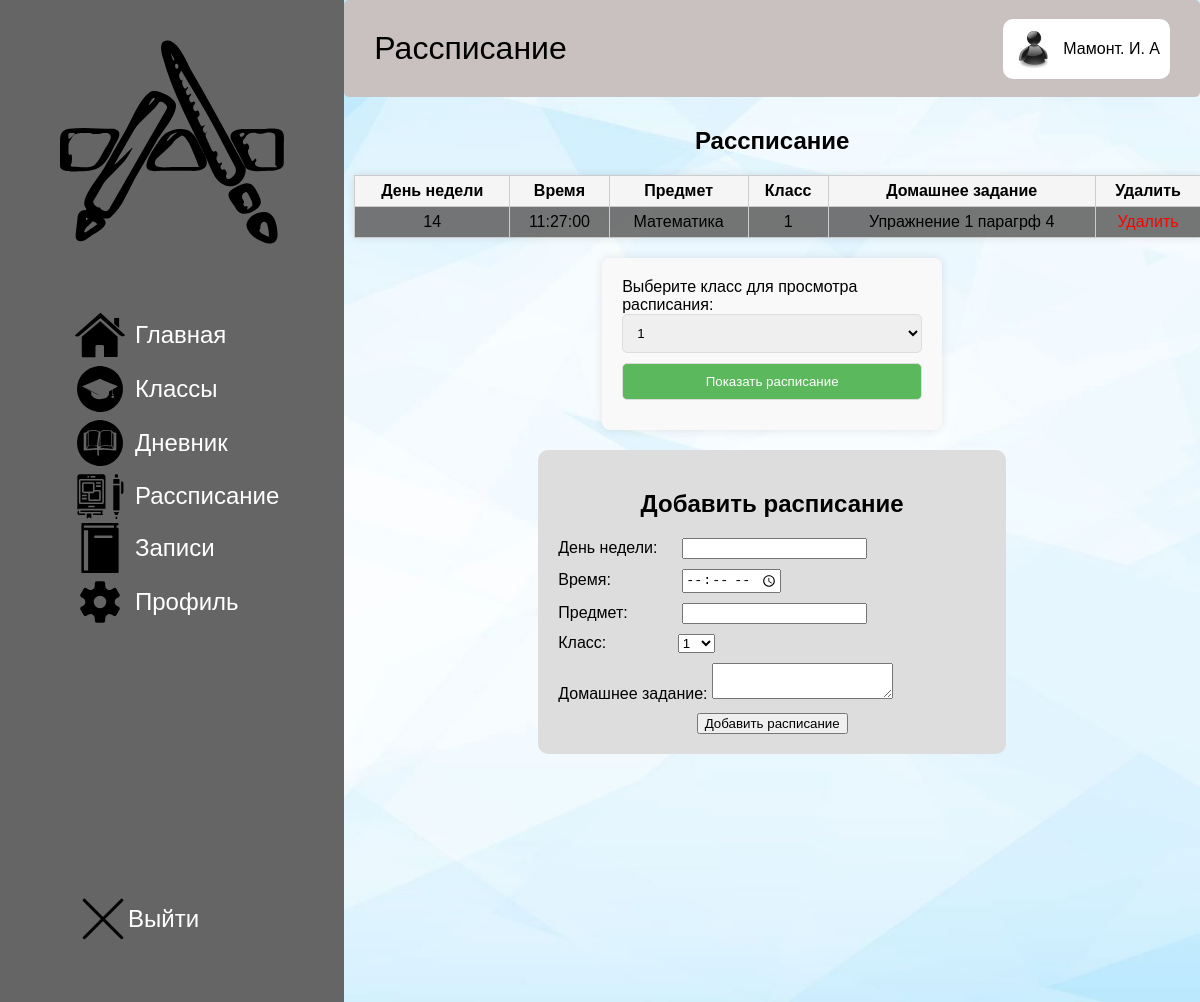
Screenshot of /diplom/Web/write.php (signed in) with the database file from the repository.
### tables this page shows
CREATE TABLE `users` (
  `id` int(11) NOT NULL,
  `username` varchar(255) NOT NULL,
  `name` varchar(255) NOT NULL,
  `lastname` varchar(255) NOT NULL,
  `surname` varchar(255) NOT NULL,
  `password` varchar(255) NOT NULL,
  `role` varchar(255) NOT NULL
);

CREATE TABLE `schedule` (
  `id` int(11) NOT NULL,
  `day_of_week` varchar(10) DEFAULT NULL,
  `time_slot` time DEFAULT NULL,
  `subject` varchar(50) DEFAULT NULL,
  `class_id` int(11) DEFAULT NULL,
  `teacher_id` int(11) DEFAULT NULL,
  `homework` text DEFAULT NULL
);

### diplom/Bd/brain.php (called while the page is built, shortened)
<?php
function getUserInfoById($id){
    global $connection;
    $stmt = $connection->prepare("SELECT * FROM users WHERE id = :id");
    $stmt->bindParam(':id', $id, PDO::PARAM_INT);
    $stmt->execute();
    $result = $stmt->fetch(PDO::FETCH_ASSOC);
    return $result;
}

### diplom/Web/write.php (the view, shortened to what this page needs)
<?php
if(!isset($_SESSION['user_id']) || isset($_GET['logout'])){
    $_SESSION['user_id'] = null;
    header('Location: login.php');
    exit;
} else {
    include('../Bd/pdo.php');
    include('../Bd/brain.php');
}
?>
<!doctype html>
<html lang="ru">
<head>
    <link rel="stylesheet" href="../css/Style.css">
</head>
<body>
<div class="main-design container">
    <div class="left-part">
        <a href="Main.php"><div class="logo"><img src="../img/Group.svg" alt=""></div></a>
        <div class="main_menu">
            <a href="Main.php"><div><img src="../img/Главная.svg" alt="">Главная</div></a>
            <a href="Group.php"><div><img src="../img/Группы.svg" alt="">Классы</div></a>
            <a href="Tables.php"><div><img src="../img/Журнал.svg" alt="">Дневник</div></a>
            <a href="write.php"><div><img src="../img/write_day.svg" alt="">Рассписание</div></a>
            <a href="note.php"><div><img src="../img/personal.svg" alt="">Записи</div></a>
            <a href="Profile.php"><div><img src="../img/Настройки.svg" alt="">Профиль</div></a>
        </div>
        <a href="?logout=1" class="logout"><div class="main_podval"><img src="../img/Выйти.svg" alt="">Выйти</div></a>
    </div>
    <div class="right-part">
        <div class="part_header">
            <span>Рассписание</span>
            <?php
            $info = getUserInfoById($_SESSION['user_id']);
            ?>
            <div class="logUserInformation">
                <img src="../img/user_img.png" alt="" width="40">
                <label><?php echo $info['lastname'].'. '.mb_substr($info['name'], 0, 1).'. '.mb_substr($info['surname'], 0, 1)?> </label>
            </div>
        </div>
        <div class="part_bottom">
            <h2 align=center>Рассписание</h2>
            <?php
            if(isset($_GET['class_id']) && is_numeric($_GET['class_id'])) {
                $classId = $_GET['class_id'];
                $query = $pdo->prepare("SELECT s.*, s.homework FROM schedule s WHERE s.class_id = ? ORDER BY s.day_of_week, s.time_slot");
                $query->execute([$classId]);
            } else {
                $query = $pdo->query("SELECT s.*, s.homework FROM schedule s ORDER BY s.day_of_week, s.time_slot");
            }
            $schedule = $query->fetchAll(PDO::FETCH_ASSOC);
            echo '<table border="1">';
            echo '<tr><th>День недели</th><th>Время</th><th>Предмет</th><th>Класс</th><th>Домашнее задание</th><th>Удалить</th></tr>';
            foreach ($schedule as $row) {
                echo "<tr>";
                echo "<td>" . $row['day_of_week'] . "</td>";
                echo "<td>" . $row['time_slot'] . "</td>";
                echo "<td>" . $row['subject'] . "</td>";
                echo "<td>" . $row['class_id'] . "</td>";
                echo "<td>" . ($row['homework'] ?? '-') . "</td>";
                echo "<td><a href=\"delete_schedule.php?id=" . $row['id'] . "\" onclick=\"return confirm('Удалить расписание?');\">Удалить</a></td>";
                echo "</tr>";
            }
            echo '</table>';
            ?>
            <form method="get" action="write.php" class="form-schedule">
                Выберите класс для просмотра расписания:
                <select name="class_id">
                    <?php for($i = 1; $i <= 11; $i++): ?>
                        <option value="<?= $i ?>"><?= $i ?></option>
                    <?php endfor; ?>
                </select>
                <button type="submit">Показать расписание</button>
            </form>
            <?php if ($_SESSION['role'] == 'admin'): ?>
    <div style="margin: auto; width: 50%; padding: 20px; background-color: #dddddd; border-radius: 10px;">
        <h2 align=center>Добавить расписание</h2>
        <form method="post" action="write.php">
            <div style="margin-bottom: 10px;">
                День недели: <input type="text" name="day_of_week" required style="margin-left: 20px;">
            </div>
            <div style="margin-bottom: 10px;">
                Время: <input type="time" name="time_slot" required style="margin-left: 67px;">
            </div>
            <div style="margin-bottom: 10px;">
                Предмет: <input type="text" name="subject" required style="margin-left: 50px;">
            </div>
            <div style="margin-bottom: 10px;">
                Класс: <select name="class_id" style="margin-left: 67px;">
                    <?php for ($i = 1; $i <= 11; $i++): ?>
                        <option value="<?php echo $i; ?>"><?php echo $i; ?></option>
                    <?php endfor; ?>
                </select>
            </div>
            <div style="margin-bottom: 10px;">
                Домашнее задание: <textarea name="homework"></textarea>
            </div>
            <div style="text-align: center;">
                <button type="submit" name="add_schedule">Добавить расписание</button>
            </div>
        </form>
    </div>
<?php endif; ?>
        </div>
    </div>
</div>
</body>
</html>

### diplom/css/Style.css (style rules this page uses)
body { margin: 0; padding: 0; font-family: Arial; overflow: hidden; }
a { color: rgb(255 0 0); text-decoration: none; transition: color 0.5s; }
.main-design { display: flex; transition: filter 0.3s ease; background-image: url('../data/background.jpg'); background-size: cover; background-position: center; background-repeat: no-repeat; }
.left-part { background-color: rgb(101 101 101); padding: 30px; }
.main_menu div { display: flex; align-items: center; color: white; font-size: 24px; margin: -3px 25px; }
.main_menu img { fill: white; width: 50px; padding: 0 10px; }
.main_menu a { display: block; border-radius: 5px; padding: 5px 10px; }
.logo { margin: 0 30px 50px; }
.right-part { height: 100%; width: 100%; display: flex; align-items: center; justify-content: center; flex-direction: column; }
.part_header { height: 10%; width: 100%; background-color:rgb(201 192 192); border-radius: 5px; display: flex; justify-content: space-between; align-items: center; }
.part_header span { color: rgb(0, 0, 0); font-size: 32px; margin: 0 30px; }
.part_bottom { max-height: 100%; overflow-y: auto; height: 90%; width: 100%; margin-bottom: 30px; scrollbar-width: thin; scrollbar-color: #ccc #fff; }
.container { max-width: 1920px; width: 100%; height: 62.6em; max-height: 1080px; margin: auto; background-color: #f0f0f0; }
.logout { margin: 30em 0 0 0; }
.logUserInformation { background-color: #ffffff; padding: 10px; border-radius: 10px; margin: 0 30px 0; display: flex; align-items: center; }
.logUserInformation img { margin: 0 10px 0 0; }
table { font-family: Arial, sans-serif; border-collapse: collapse; width: 99%; margin: 10px; box-shadow: 0 0 8px rgba(0, 0, 0, 0.1); }
th, td { border: 1px solid #ccc; padding: 6px; text-align: center; }
th { background-color: #f5f5f5; }
tr:nth-child(even) { background-color: rgba(103, 103, 103, 0.9); }
tr:nth-child(odd) { background-color: rgba(154, 154, 154, 0.9); }

### diplom/Web/write.php (style rules this page uses)
.form-schedule { margin: 20px auto; width: 300px; padding: 20px; box-shadow: 0 0 10px rgba(0,0,0,0.1); border-radius: 8px; background-color: #f9f9f9; }
.form-schedule input, .form-schedule select, .form-schedule button { width: 100%; padding: 10px; margin-bottom: 10px; border-radius: 5px; border: 1px solid #ddd; }
.form-schedule button { background-color: #5cb85c; color: white; cursor: pointer; }
.main_podval { display: flex; align-items: center; color: white; font-size: 24px; margin: 265px 48px; fill: white; width: 50px; padding: 5 10px; }

### rows the page displays
users: lastname "Мамонт", name "И", surname "А"
schedule: day_of_week "14", time_slot "11:27:00", subject "Математика", class "1", homework "Упражнение 1 парагрф 4"

### other values shown
form field class_id "1"
